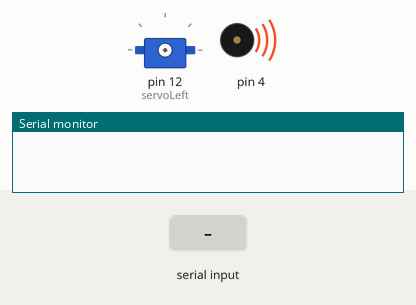
A sketch run on a simulated Arduino Uno, built with avr-gcc and run on an emulated ATmega328P. Shown: servo, buzzer (waves = sounding), the last lines printed to the serial monitor. The test bench sets the inputs (shaded band).

Above: at 0.1 s.
At 2.2 s:
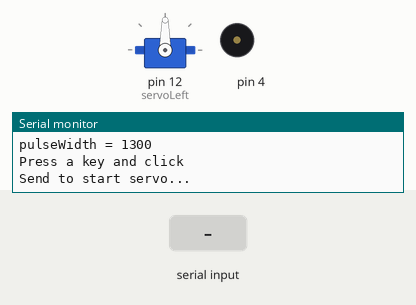
2.3 s: "1" received over Serial
At 3.6 s:
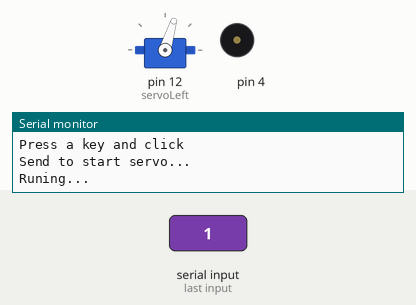
Timing chart, 0 to 9.8 s (numbered marks = the images above; inputs shaded):
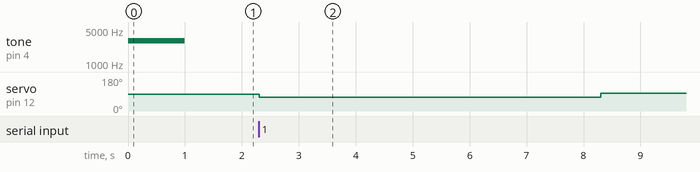

The sketch:

TestServoSpeed.ino
```cpp
/*
Send a character from the Serial Monitor to the Arduino to make
it run the left servo for 6 seconds. Starts with 1375 pulses and
increases by 25 us with each repetition, up to 1625 us. This
sketch is useful for graphing speed vs. pulse width.
*/

#include <Servo.h>

Servo servoLeft, servoRight;

void setup() {
  // Play the startup tone for one second
  tone(4, 3000, 1000);
  delay(1000);

  // Set data rate to 9600 bps
  Serial.begin(9600);

  // Attach left servo to pin 12
  servoLeft.attach(12);
}

void loop() {
  // Loop counts with pulseWidth from 1300 to 1700 in increments
  // of 10.

  for(int pulseWidth=1300; pulseWidth<=1700; pulseWidth+=10) {
    // Display pulseWidth
    Serial.print("pulseWidth = ");
    Serial.println(pulseWidth);

    // Prompt user for continue
    Serial.println("Press a key and click");
    Serial.println("Send to start servo...");

    // Wait for continue
    while(Serial.available() == 0);
    Serial.read();

    Serial.println("Runing...");

    // Set pin 12 servo speed to pulseWidth
    servoLeft.writeMicroseconds(pulseWidth);
    // Run for 6 seconds
    delay(6000);

    // Stop pin 12 servo
    servoLeft.writeMicroseconds(1500);
  }
}
```

Measured:
- after the input at 2.3 s, servo on pin 12 (servoLeft): 90° → 73° at once, → 93° 6.0 s later
